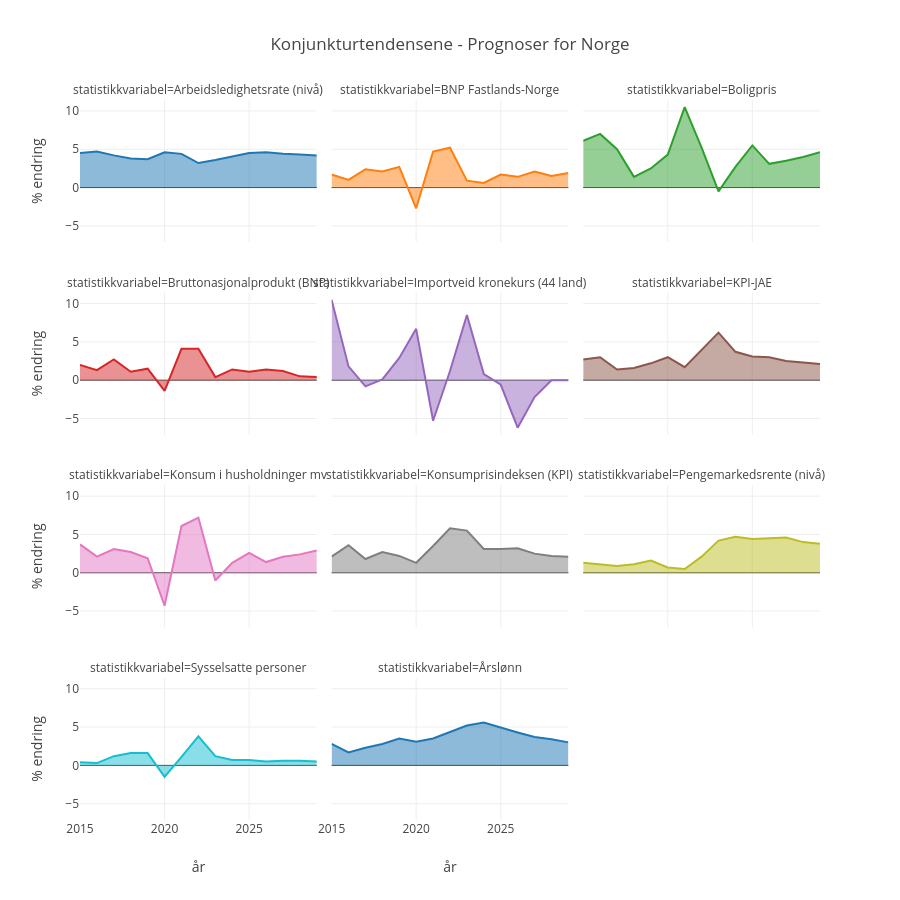

Write notebook code for a chart like this one.
### Code cell
fig3.show()

### Figure 1 — Plotly figure (JSON) as saved in the notebook; plotly's stock layout.template omitted (floating-point values rounded to 4 significant figures)
{"data": [{"fillpattern": {"shape": ""}, "hovertemplate": "statistikkvariabel=Arbeidsledighetsrate (nivå)<br>år=%{x}<br>% endring=%{y}<extra></extra>", "legendgroup": "Arbeidsledighetsrate (nivå)", "line": {"color": "#1F77B4"}, "marker": {"symbol": "circle"}, "mode": "lines", "name": "Arbeidsledighetsrate (nivå)", "orientation": "v", "showlegend": true, "stackgroup": "1", "type": "scatter", "x": [2015, 2016, 2017, 2018, 2019, 2020, 2021, 2022, 2023, 2024, 2025, 2026, 2027, 2028, 2029], "xaxis": "x10", "y": [4.5, 4.7, 4.2, 3.8, 3.7, 4.6, 4.4, 3.2, 3.6, 4.0, 4.5, 4.6, 4.4, 4.3, 4.2], "yaxis": "y10"}, {"fillpattern": {"shape": ""}, "hovertemplate": "statistikkvariabel=BNP Fastlands-Norge<br>år=%{x}<br>% endring=%{y}<extra></extra>", "legendgroup": "BNP Fastlands-Norge", "line": {"color": "#FF7F0E"}, "marker": {"symbol": "circle"}, "mode": "lines", "name": "BNP Fastlands-Norge", "orientation": "v", "showlegend": true, "stackgroup": "1", "type": "scatter", "x": [2015, 2016, 2017, 2018, 2019, 2020, 2021, 2022, 2023, 2024, 2025, 2026, 2027, 2028, 2029], "xaxis": "x11", "y": [1.7, 1.0, 2.4, 2.1, 2.7, -2.7, 4.7, 5.2, 0.9, 0.6, 1.7, 1.4, 2.1, 1.5, 1.9], "yaxis": "y11"}, {"fillpattern": {"shape": ""}, "hovertemplate": "statistikkvariabel=Boligpris<br>år=%{x}<br>% endring=%{y}<extra></extra>", "legendgroup": "Boligpris", "line": {"color": "#2CA02C"}, "marker": {"symbol": "circle"}, "mode": "lines", "name": "Boligpris", "orientation": "v", "showlegend": true, "stackgroup": "1", "type": "scatter", "x": [2015, 2016, 2017, 2018, 2019, 2020, 2021, 2022, 2023, 2024, 2025, 2026, 2027, 2028, 2029], "xaxis": "x12", "y": [6.1, 7.0, 5.0, 1.4, 2.5, 4.3, 10.5, 5.2, -0.5, 2.7, 5.5, 3.1, 3.5, 4.0, 4.6], "yaxis": "y12"}, {"fillpattern": {"shape": ""}, "hovertemplate": "statistikkvariabel=Bruttonasjonalprodukt (BNP)<br>år=%{x}<br>% endring=%{y}<extra></extra>", "legendgroup": "Bruttonasjonalprodukt (BNP)", "line": {"color": "#D62728"}, "marker": {"symbol": "circle"}, "mode": "lines", "name": "Bruttonasjonalprodukt (BNP)", "orientation": "v", "showlegend": true, "stackgroup": "1", "type": "scatter", "x": [2015, 2016, 2017, 2018, 2019, 2020, 2021, 2022, 2023, 2024, 2025, 2026, 2027, 2028, 2029], "xaxis": "x7", "y": [2.0, 1.3, 2.7, 1.1, 1.5, -1.4, 4.1, 4.1, 0.4, 1.4, 1.1, 1.4, 1.2, 0.5, 0.4], "yaxis": "y7"}, {"fillpattern": {"shape": ""}, "hovertemplate": "statistikkvariabel=Importveid kronekurs (44 land)<br>år=%{x}<br>% endring=%{y}<extra></extra>", "legendgroup": "Importveid kronekurs (44 land)", "line": {"color": "#9467BD"}, "marker": {"symbol": "circle"}, "mode": "lines", "name": "Importveid kronekurs (44 land)", "orientation": "v", "showlegend": true, "stackgroup": "1", "type": "scatter", "x": [2015, 2016, 2017, 2018, 2019, 2020, 2021, 2022, 2023, 2024, 2025, 2026, 2027, 2028, 2029], "xaxis": "x8", "y": [10.5, 1.8, -0.8, 0.1, 2.9, 6.7, -5.3, 1.2, 8.5, 0.8, -0.6, -6.2, -2.2, 0.0, 0.0], "yaxis": "y8"}, {"fillpattern": {"shape": ""}, "hovertemplate": "statistikkvariabel=KPI-JAE<br>år=%{x}<br>% endring=%{y}<extra></extra>", "legendgroup": "KPI-JAE", "line": {"color": "#8C564B"}, "marker": {"symbol": "circle"}, "mode": "lines", "name": "KPI-JAE", "orientation": "v", "showlegend": true, "stackgroup": "1", "type": "scatter", "x": [2015, 2016, 2017, 2018, 2019, 2020, 2021, 2022, 2023, 2024, 2025, 2026, 2027, 2028, 2029], "xaxis": "x9", "y": [2.7, 3.0, 1.4, 1.6, 2.2, 3.0, 1.7, 3.9, 6.2, 3.7, 3.1, 3.0, 2.5, 2.3, 2.1], "yaxis": "y9"}, {"fillpattern": {"shape": ""}, "hovertemplate": "statistikkvariabel=Konsum i husholdninger mv<br>år=%{x}<br>% endring=%{y}<extra></extra>", "legendgroup": "Konsum i husholdninger mv", "line": {"color": "#E377C2"}, "marker": {"symbol": "circle"}, "mode": "lines", "name": "Konsum i husholdninger mv", "orientation": "v", "showlegend": true, "stackgroup": "1", "type": "scatter", "x": [2015, 2016, 2017, 2018, 2019, 2020, 2021, 2022, 2023, 2024, 2025, 2026, 2027, 2028, 2029], "xaxis": "x4", "y": [3.7, 2.1, 3.1, 2.7, 1.9, -4.3, 6.1, 7.2, -1.0, 1.3, 2.6, 1.4, 2.1, 2.4, 2.9], "yaxis": "y4"}, {"fillpattern": {"shape": ""}, "hovertemplate": "statistikkvariabel=Konsumprisindeksen (KPI)<br>år=%{x}<br>% endring=%{y}<extra></extra>", "legendgroup": "Konsumprisindeksen (KPI)", "line": {"color": "#7F7F7F"}, "marker": {"symbol": "circle"}, "mode": "lines", "name": "Konsumprisindeksen (KPI)", "orientation": "v", "showlegend": true, "stackgroup": "1", "type": "scatter", "x": [2015, 2016, 2017, 2018, 2019, 2020, 2021, 2022, 2023, 2024, 2025, 2026, 2027, 2028, 2029], "xaxis": "x5", "y": [2.1, 3.6, 1.8, 2.7, 2.2, 1.3, 3.5, 5.8, 5.5, 3.1, 3.1, 3.2, 2.5, 2.2, 2.1], "yaxis": "y5"}, {"fillpattern": {"shape": ""}, "hovertemplate": "statistikkvariabel=Pengemarkedsrente (nivå)<br>år=%{x}<br>% endring=%{y}<extra></extra>", "legendgroup": "Pengemarkedsrente (nivå)", "line": {"color": "#BCBD22"}, "marker": {"symbol": "circle"}, "mode": "lines", "name": "Pengemarkedsrente (nivå)", "orientation": "v", "showlegend": true, "stackgroup": "1", "type": "scatter", "x": [2015, 2016, 2017, 2018, 2019, 2020, 2021, 2022, 2023, 2024, 2025, 2026, 2027, 2028, 2029], "xaxis": "x6", "y": [1.3, 1.1, 0.9, 1.1, 1.6, 0.7, 0.5, 2.1, 4.2, 4.7, 4.4, 4.5, 4.6, 4.0, 3.8], "yaxis": "y6"}, {"fillpattern": {"shape": ""}, "hovertemplate": "statistikkvariabel=Sysselsatte personer<br>år=%{x}<br>% endring=%{y}<extra></extra>", "legendgroup": "Sysselsatte personer", "line": {"color": "#17BECF"}, "marker": {"symbol": "circle"}, "mode": "lines", "name": "Sysselsatte personer", "orientation": "v", "showlegend": true, "stackgroup": "1", "type": "scatter", "x": [2015, 2016, 2017, 2018, 2019, 2020, 2021, 2022, 2023, 2024, 2025, 2026, 2027, 2028, 2029], "xaxis": "x", "y": [0.4, 0.3, 1.2, 1.6, 1.6, -1.5, 1.1, 3.8, 1.2, 0.7, 0.7, 0.5, 0.6, 0.6, 0.5], "yaxis": "y"}, {"fillpattern": {"shape": ""}, "hovertemplate": "statistikkvariabel=Årslønn<br>år=%{x}<br>% endring=%{y}<extra></extra>", "legendgroup": "Årslønn", "line": {"color": "#1F77B4"}, "marker": {"symbol": "circle"}, "mode": "lines", "name": "Årslønn", "orientation": "v", "showlegend": true, "stackgroup": "1", "type": "scatter", "x": [2015, 2016, 2017, 2018, 2019, 2020, 2021, 2022, 2023, 2024, 2025, 2026, 2027, 2028, 2029], "xaxis": "x2", "y": [2.8, 1.7, 2.3, 2.8, 3.5, 3.1, 3.5, 4.3, 5.2, 5.6, 4.9, 4.3, 3.7, 3.4, 3.0], "yaxis": "y2"}], "layout": {"annotations": [{"font": {}, "showarrow": false, "text": "statistikkvariabel=Sysselsatte personer", "x": 0.16, "xanchor": "center", "xref": "paper", "y": 0.1975, "yanchor": "bottom", "yref": "paper"}, {"font": {}, "showarrow": false, "text": "statistikkvariabel=Årslønn", "x": 0.5, "xanchor": "center", "xref": "paper", "y": 0.1975, "yanchor": "bottom", "yref": "paper"}, {"font": {}, "showarrow": false, "text": "statistikkvariabel=Konsum i husholdninger mv", "x": 0.16, "xanchor": "center", "xref": "paper", "y": 0.465, "yanchor": "bottom", "yref": "paper"}, {"font": {}, "showarrow": false, "text": "statistikkvariabel=Konsumprisindeksen (KPI)", "x": 0.5, "xanchor": "center", "xref": "paper", "y": 0.465, "yanchor": "bottom", "yref": "paper"}, {"font": {}, "showarrow": false, "text": "statistikkvariabel=Pengemarkedsrente (nivå)", "x": 0.84, "xanchor": "center", "xref": "paper", "y": 0.465, "yanchor": "bottom", "yref": "paper"}, {"font": {}, "showarrow": false, "text": "statistikkvariabel=Bruttonasjonalprodukt (BNP)", "x": 0.16, "xanchor": "center", "xref": "paper", "y": 0.7325, "yanchor": "bottom", "yref": "paper"}, {"font": {}, "showarrow": false, "text": "statistikkvariabel=Importveid kronekurs (44 land)", "x": 0.5, "xanchor": "center", "xref": "paper", "y": 0.7325, "yanchor": "bottom", "yref": "paper"}, {"font": {}, "showarrow": false, "text": "statistikkvariabel=KPI-JAE", "x": 0.84, "xanchor": "center", "xref": "paper", "y": 0.7325, "yanchor": "bottom", "yref": "paper"}, {"font": {}, "showarrow": false, "text": "statistikkvariabel=Arbeidsledighetsrate (nivå)", "x": 0.16, "xanchor": "center", "xref": "paper", "y": 1, "yanchor": "bottom", "yref": "paper"}, {"font": {}, "showarrow": false, "text": "statistikkvariabel=BNP Fastlands-Norge", "x": 0.5, "xanchor": "center", "xref": "paper", "y": 1, "yanchor": "bottom", "yref": "paper"}, {"font": {}, "showarrow": false, "text": "statistikkvariabel=Boligpris", "x": 0.84, "xanchor": "center", "xref": "paper", "y": 1, "yanchor": "bottom", "yref": "paper"}], "height": 900, "legend": {"title": {"text": "statistikkvariabel"}, "tracegroupgap": 0}, "showlegend": false, "title": {"text": "Konjunkturtendensene - Prognoser for Norge"}, "xaxis": {"anchor": "y", "domain": [0, 0.32], "title": {"text": "år"}}, "xaxis10": {"anchor": "y10", "domain": [0, 0.32], "matches": "x", "showticklabels": false}, "xaxis11": {"anchor": "y11", "domain": [0.34, 0.66], "matches": "x", "showticklabels": false}, "xaxis12": {"anchor": "y12", "domain": [0.68, 1.0], "matches": "x", "showticklabels": false}, "xaxis2": {"anchor": "y2", "domain": [0.34, 0.66], "matches": "x", "title": {"text": "år"}}, "xaxis3": {"anchor": "y3", "domain": [0.68, 1.0], "matches": "x", "title": {"text": "år"}}, "xaxis4": {"anchor": "y4", "domain": [0, 0.32], "matches": "x", "showticklabels": false}, "xaxis5": {"anchor": "y5", "domain": [0.34, 0.66], "matches": "x", "showticklabels": false}, "xaxis6": {"anchor": "y6", "domain": [0.68, 1.0], "matches": "x", "showticklabels": false}, "xaxis7": {"anchor": "y7", "domain": [0, 0.32], "matches": "x", "showticklabels": false}, "xaxis8": {"anchor": "y8", "domain": [0.34, 0.66], "matches": "x", "showticklabels": false}, "xaxis9": {"anchor": "y9", "domain": [0.68, 1.0], "matches": "x", "showticklabels": false}, "yaxis": {"anchor": "x", "domain": [0, 0.1975], "title": {"text": "% endring"}}, "yaxis10": {"anchor": "x10", "domain": [0.8025, 1], "matches": "y", "title": {"text": "% endring"}}, "yaxis11": {"anchor": "x11", "domain": [0.8025, 1], "matches": "y", "showticklabels": false}, "yaxis12": {"anchor": "x12", "domain": [0.8025, 1], "matches": "y", "showticklabels": false}, "yaxis2": {"anchor": "x2", "domain": [0, 0.1975], "matches": "y", "showticklabels": false}, "yaxis3": {"anchor": "x3", "domain": [0, 0.1975], "matches": "y", "showticklabels": false}, "yaxis4": {"anchor": "x4", "domain": [0.2675, 0.465], "matches": "y", "title": {"text": "% endring"}}, "yaxis5": {"anchor": "x5", "domain": [0.2675, 0.465], "matches": "y", "showticklabels": false}, "yaxis6": {"anchor": "x6", "domain": [0.2675, 0.465], "matches": "y", "showticklabels": false}, "yaxis7": {"anchor": "x7", "domain": [0.535, 0.7325], "matches": "y", "title": {"text": "% endring"}}, "yaxis8": {"anchor": "x8", "domain": [0.535, 0.7325], "matches": "y", "showticklabels": false}, "yaxis9": {"anchor": "x9", "domain": [0.535, 0.7325], "matches": "y", "showticklabels": false}}}
